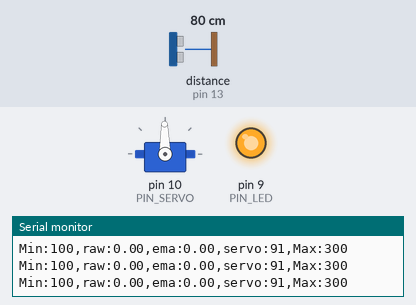
The sketch below on a simulated Arduino Uno, built with avr-gcc and run on an emulated ATmega328P. On the bench: servo, output pins drawn as LEDs (lit = HIGH), the last lines printed to the serial monitor. Wiring (inferred from the names in the program): ultrasonic range finder: trigger pin 12; echo pin 13. The inputs (shaded band) are chosen by the test bench; at power-on: distance to the obstacle (sensor on pin 13) 80 cm. The echo pulse lasts 58.3 µs per cm; pins used as bus, display or sensor lines are not drawn.

Above: at 1.2 s.
1.3 s: distance to the obstacle (sensor on pin 13) set to 35 cm
At 1.6 s:
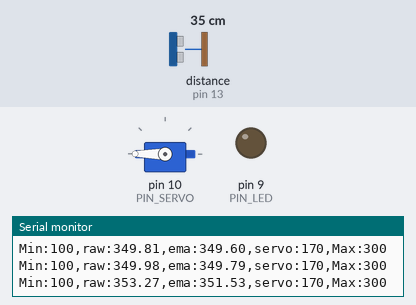
4.3 s: distance to the obstacle (sensor on pin 13) set to 2 cm
Timing chart, 0 to 7.3 s (numbered marks = the images above; inputs shaded):
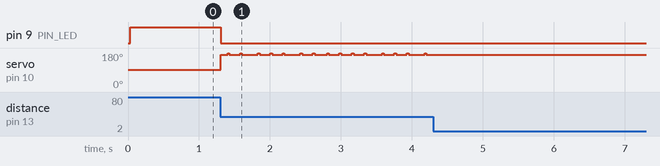

The sketch:

11_example_1.ino
```cpp
#include <Servo.h>

// Arduino pin assignment
#define PIN_LED 9
#define PIN_SERVO 10
#define PIN_TRIG 12
#define PIN_ECHO 13

// configurable parameters
#define SND_VEL 346.0 // sound velocity at 24 celsius degree (unit: m/s)
#define INTERVAL 25 // sampling interval (unit: ms)
#define _DIST_MIN 180 // minimum distance to be measured (unit: mm)
#define _DIST_MAX 360 // maximum distance to be measured (unit: mm)

#define _DUTY_MIN 552 // servo full clockwise position (0 degree)
#define _DUTY_NEU 1481 // servo neutral position (90 degree)
#define _DUTY_MAX 2415 // servo full counterclockwise position (180 degree)

#define _DIST_ALPHA 0.5 // EMA weight of new sample (range: 0 to 1). Setting this value to 1 effectively disables EMA filter.

// global variables
float timeout; // unit: us
float dist_min, dist_max, dist_raw, dist_prev, dist_ema, alpha; // unit: mm
unsigned long last_sampling_time; // unit: ms
float scale; // used for pulse duration to distance conversion
Servo myservo;

void setup() {
// initialize GPIO pins
  pinMode(PIN_LED,OUTPUT);
  pinMode(PIN_TRIG,OUTPUT);
  digitalWrite(PIN_TRIG, LOW);
  pinMode(PIN_ECHO,INPUT);

  myservo.attach(PIN_SERVO);
  myservo.writeMicroseconds(_DUTY_NEU);

// initialize USS related variables
  dist_min = _DIST_MIN;
  dist_max = _DIST_MAX;
  timeout = (INTERVAL / 2) * 1000.0; // precalculate pulseIn() timeout value. (unit: us)
  dist_raw = dist_prev = 0.0; // raw distance output from USS (unit: mm)
  scale = 0.001 * 0.5 * SND_VEL;
  alpha = _DIST_ALPHA;

// initialize serial port
  Serial.begin(57600);

// initialize last sampling time
  last_sampling_time = 0;
}

void loop() {
// wait until next sampling time.
// millis() returns the number of milliseconds since the program started. Will overflow after 50 days.
  if(millis() < last_sampling_time + INTERVAL) return;

// get a distance reading from the USS
  dist_raw = USS_measure(PIN_TRIG,PIN_ECHO);
  dist_ema = (alpha*dist_raw) + (1-alpha)*dist_ema;

// output the read value to the serial port
  Serial.print("Min:100,raw:");
  Serial.print(dist_raw);
  Serial.print(",ema:");
  Serial.print(dist_ema);
  Serial.print(",servo:");
  Serial.print(myservo.read());
  Serial.println(",Max:300");

// adjust servo position according to the USS read value

  // add your code here!
  if (dist_raw > 179 && dist_raw < 361) { // 180 <= dist_raw <= 360
    analogWrite(PIN_LED, 0); // LED ON
    if (dist_raw < 181) myservo.writeMicroseconds(_DIST_MIN); // 0
    else if (dist_raw < 191) myservo.writeMicroseconds(652); // 10
    else if (dist_raw < 201) myservo.writeMicroseconds(756); // 20
    else if (dist_raw < 211) myservo.writeMicroseconds(860); // 30
    else if (dist_raw < 221) myservo.writeMicroseconds(964); // 40
    else if (dist_raw < 231) myservo.writeMicroseconds(1068); // 50
    else if (dist_raw < 241) myservo.writeMicroseconds(1170); // 60
    else if (dist_raw < 251) myservo.writeMicroseconds(1273); // 70
    else if (dist_raw < 261) myservo.writeMicroseconds(1376); // 80
    else if (dist_raw < 271) myservo.writeMicroseconds(_DUTY_NEU); // 90
    else if (dist_raw < 281) myservo.writeMicroseconds(1582); // 100
    else if (dist_raw < 291) myservo.writeMicroseconds(1685); // 110
    else if (dist_raw < 301) myservo.writeMicroseconds(1790); // 120
    else if (dist_raw < 311) myservo.writeMicroseconds(1892); // 130
    else if (dist_raw < 321) myservo.writeMicroseconds(1993); // 140
    else if (dist_raw < 331) myservo.writeMicroseconds(2093); // 150
    else if (dist_raw < 341) myservo.writeMicroseconds(2195); // 160
    else if (dist_raw < 351) myservo.writeMicroseconds(2296); // 170
    else myservo.writeMicroseconds(_DUTY_MAX); // 180
  }
  else analogWrite(PIN_LED, 255); // LED OFF

// update last sampling time
  last_sampling_time += INTERVAL;
}

// get a distance reading from USS. return value is in millimeter.
float USS_measure(int TRIG, int ECHO)
{
  float reading;
  digitalWrite(TRIG, HIGH);
  delayMicroseconds(10);
  digitalWrite(TRIG, LOW);

  reading = pulseIn(ECHO, HIGH, timeout) * scale; // unit: mm
  if(reading < dist_min || reading > dist_max) reading = 0.0; // return 0 when out of range.

  if(reading == 0.0) reading = dist_prev;
  else dist_prev = reading;

  return reading;
}
```

Measured:
- after the input at 1.3 s, pin 9 (PIN_LED): HIGH → LOW at once; servo on pin 10 (PIN_SERVO): 91° → 170° at once, then moves between 170° and 180°, repeating every 1.4 s
- after the input at 4.3 s, servo on pin 10 (PIN_SERVO): stops changing and stays 170°
